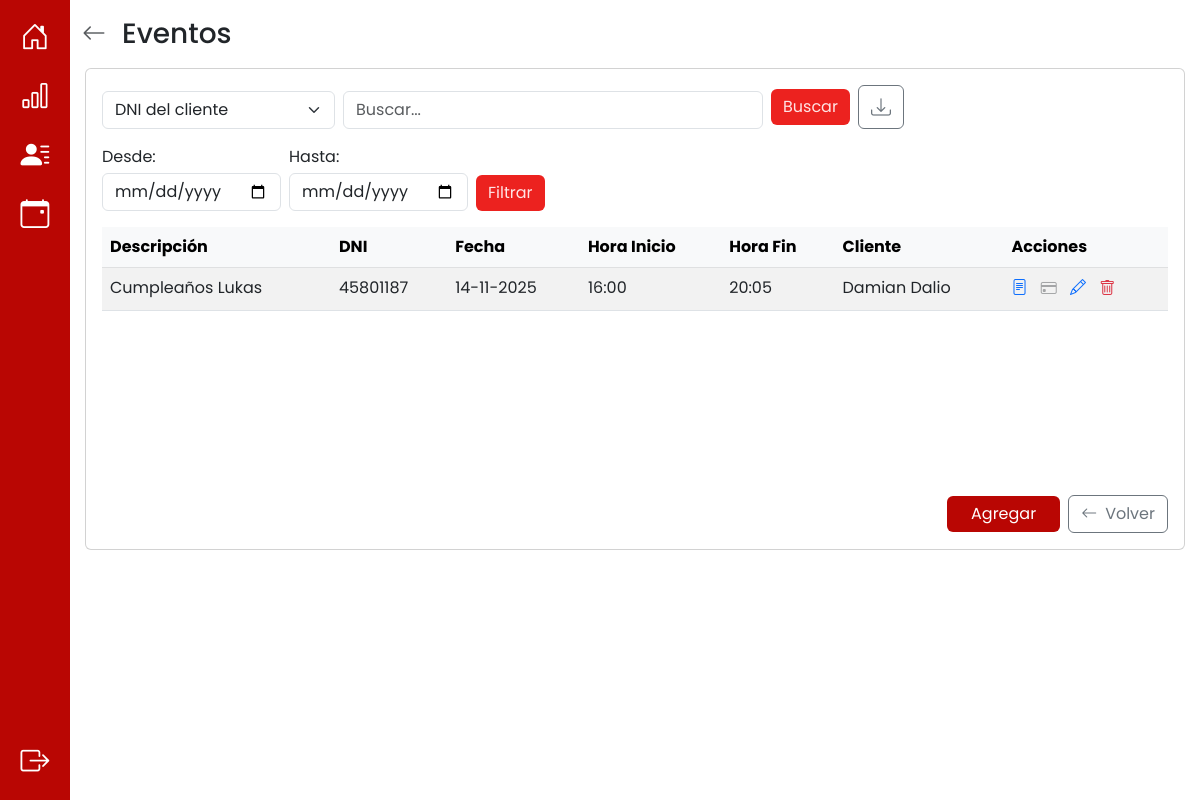
Before: /eventos/ (signed in) with the older database file.
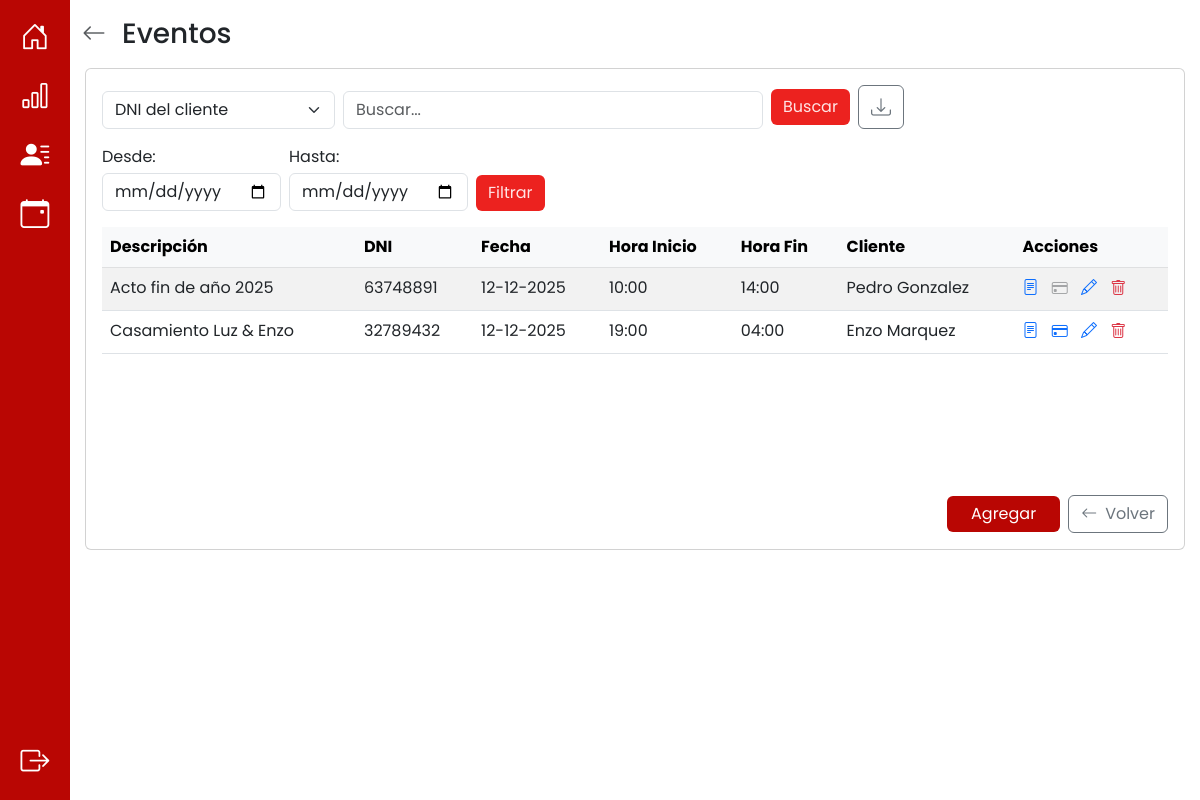
After: the same page with the newer database file.
### app/models.py (models this page shows, shortened)
class Evento(db.Model):
    __tablename__ = 'evento'
    id_evento = db.Column(db.Integer, primary_key=True, autoincrement=True)
    descripcion = db.Column(db.String(100))
    fecha_inicio = db.Column(db.DateTime, nullable=False)
    fecha_fin = db.Column(db.DateTime, nullable=False)
    observaciones = db.Column(db.String(100))
    monto_total = db.Column(db.Numeric(10, 2), nullable=False)
    adeuda = db.Column(db.Boolean, default=True) #esto se actualiza cuando todos los pagos == monto total
    nro_recibo = db.Column(db.Integer) #esto se actualiza cuando todos los pagos == monto total
    dni = db.Column(db.String(20), db.ForeignKey('cliente.dni'), nullable=False)
    id_responsable_apertura = db.Column(db.Integer, db.ForeignKey('responsable_llave.id_responsable'))
    id_responsable_cierre = db.Column(db.Integer, db.ForeignKey('responsable_llave.id_responsable'))
    usuario_creacion = db.Column(db.String(10), db.ForeignKey('cuenta.nombre_usuario'), nullable=False)
    cliente = db.relationship('Cliente', back_populates='eventos')
    responsable_apertura = db.relationship('ResponsableLlave', foreign_keys=[id_responsable_apertura], back_populates='eventos_apertura')
    responsable_cierre = db.relationship('ResponsableLlave', foreign_keys=[id_responsable_cierre], back_populates='eventos_cierre')
    usuario = db.relationship('Cuenta', back_populates='eventos')
    pagos = db.relationship('Pago', back_populates='evento', cascade="all, delete-orphan")
    auditorias_evento = db.relationship('AuditoriaEvento', back_populates='evento', cascade="all, delete-orphan")

class Cliente(db.Model):
    __tablename__ = 'cliente'
    dni = db.Column(db.String(20), primary_key=True)
    nombre = db.Column(db.String(20), nullable=False)
    apellido = db.Column(db.String(20), nullable=False)
    telefono = db.Column(db.String(15), nullable=False)
    institucion = db.Column(db.String(40), nullable=True)
    eventos = db.relationship('Evento', back_populates='cliente', cascade="all, delete-orphan")

### app/routes/eventos_routes.py (the view)
@eventos_bp.route("/", methods=["GET"])
def eventos():
    try:
        eventos = Evento.query.all()
        return render_template('eventos.html', eventos = eventos)
    except Exception as e:
        print(f"Error al cargar eventos: {str(e)}")
        return render_template("eventos.html", mensaje="Error al cargar eventos")

### app/models.py (called while the page is built)
    def es_administrador(self):
        return Administrador.query.filter_by(nombre_usuario=self.nombre_usuario).first() is not None

### app/templates/eventos.html (shortened to what this page needs)
{% extends 'base.html' %} {% block title %} Eventos {% endblock %} {% block
content %}
<div
  class="toast-container position-fixed top-0 end-0 p-3"
  style="z-index: 1100"
>
</div>
<div class="container py-3">
  <div class="d-flex align-items-center mb-3">
    <a
      href="{{ url_for('auth.inicio') }}"
      class="text-muted me-3"
      aria-label="Volver"
    >
      <i class="bi bi-arrow-left fs-4"></i>
    </a>
    <h3 class="m-0">Eventos</h3>
  </div>
  <div class="d-flex justify-content-center">
    <div class="card w-100" style="max-width: 1100px">
      <div class="card-body d-flex flex-column" style="min-height: 60vh">
        <div class="row mb-3">
          <div class="col-12">
            <form
              action="{{ url_for('eventos_bp.buscar_evento_campo') }}"
              method="POST"
              class="d-flex gap-2 align-items-end"
            >
              <div>
                <select name="campo" id="campo" class="form-select">
                  <option value="dni" selected>DNI del cliente</option>
                </select>
              </div>
              <div class="flex-grow-1" style="max-width: 420px">
                <input
                  type="search"
                  name="valor"
                  id="valor"
                  class="form-control"
                  placeholder="Buscar..."
                  aria-label="Buscar"
                  value="{{ valor if valor else '' }}"
                />
              </div>
              <div class="d-flex align-items-center">
                <button type="submit" class="btn btn-custom me-2">
                  Buscar
                </button>
                <button
                  type="button"
                  id="downloadPdfBtn"
                  class="btn btn-outline-secondary"
                  title="Descargar lista (PDF)"
                >
                  <i class="bi bi-download fs-5"></i>
                </button>
              </div>
            </form>
          </div>
        </div>
        <div class="row mb-3">
          <div class="col-12">
            <form
              action="{{ url_for('eventos_bp.rango_eventos_por_fecha') }}"
              method="GET"
              class="d-flex gap-2 align-items-end"
            >
              <div>
                <label class="form-label mb-1">Desde:</label>
                <input
                  type="date"
                  id="desde"
                  name="desde"
                  class="form-control"
                />
              </div>
              <div>
                <label class="form-label mb-1">Hasta:</label>
                <input
                  type="date"
                  id="hasta"
                  name="hasta"
                  class="form-control"
                />
              </div>
              <div class="align-self-end">
                <button type="submit" class="btn btn-custom">Filtrar</button>
              </div>
            </form>
          </div>
        </div>
        <div class="row flex-grow-1 mb-3">
          <div class="col-12">
            <div style="max-height: 50vh; overflow: auto">
              <table class="table table-striped table-hover mb-0">
                <thead
                  class="table-light position-sticky top-0"
                  style="z-index: 1"
                >
                  <tr>
                    <th>Descripción</th>
                    <th>DNI</th>
                    <th>Fecha</th>
                    <th>Hora Inicio</th>
                    <th>Hora Fin</th>
                    <th>Cliente</th>
                    <th>Acciones</th>
                  </tr>
                </thead>
                <tbody>
                  {% for evento in eventos %}
                  <tr>
                    <td>{{evento.descripcion}}</td>
                    <td class="td-dni">{{ evento.dni }}</td>
                    <td>
                      {{ evento.fecha_inicio.strftime('%d-%m-%Y') if
                      evento.fecha_inicio else 'N/A' }}
                    </td>
                    <td>
                      {{ evento.fecha_inicio.strftime('%H:%M') if
                      evento.fecha_inicio else 'N/A' }}
                    </td>
                    <td>
                      {{ evento.fecha_fin.strftime('%H:%M') if evento.fecha_fin
                      else 'N/A' }}
                    </td>
                    <td>
                      {{ evento.cliente.nombre }} {{ evento.cliente.apellido }}
                    </td>
                    <td class="acciones">
                      <a
                        href="{{ url_for('eventos_bp.detalles_evento', id_evento=evento.id_evento) }}"
                        class="me-2"
                        title="Ver detalles"
                        ><i class="bi bi-file-text"></i
                      ></a>
                      {% if current_user.es_administrador() %}
                      {% set deuda = evento.monto_total - (evento.pagos |
                      map(attribute='monto_pago') | sum) %} {% if evento.adeuda
                      and deuda > 0 %}
                      <button
                        type="button"
                        class="me-2 btn btn-link p-0 openAddPaymentBtn"
                        title="Agregar pago"
                        data-action="{{ url_for('ingresos.agregar_pago', id_evento=evento.id_evento) }}"
                        data-id="{{ evento.id_evento }}"
                        data-descripcion="{{ evento.descripcion | e }}"
                        data-monto="{{ evento.monto_total }}"
                        data-monto-deuda="{{ deuda }}"
                        data-adeuda="{{ '1' if evento.adeuda else '0' }}"
                        data-cliente-nombre="{{ evento.cliente.nombre if evento.cliente is defined else '' }}"
                        data-cliente-apellido="{{ evento.cliente.apellido if evento.cliente is defined else '' }}"
                        data-cliente-dni="{{ evento.cliente.dni if evento.cliente is defined else '' }}"
                        data-responsable-nombre="{{ evento.responsable_apertura.nombre if evento.responsable_apertura is defined else '' }}"
                        data-responsable-apellido="{{ evento.responsable_apertura.apellido if evento.responsable_apertura is defined else '' }}"
                      >
                        <i class="bi bi-credit-card"></i>
                      </button>
                      {% else %}
                      <button
                        type="button"
                        class="me-2 btn btn-link p-0"
                        title="Pago completo"
                        disabled
                        style="opacity: 0.5; cursor: not-allowed"
                      >
                        <i class="bi bi-credit-card text-muted"></i>
                      </button>
                      {% endif %}
                      <a
                        href="{{ url_for('eventos_bp.editar_evento', id_evento=evento.id_evento) }}"
                        class="me-2"
                        title="Editar evento"
                        ><i class="bi bi-pencil"></i
                      ></a>
                      <form
                        action="{{ url_for('eventos_bp.eliminar_evento', id_evento=evento.id_evento) }}"
                        method="POST"
                        style="display: inline"
                      >
                        <button
                          type="submit"
                          class="btn btn-link p-0 text-danger"
                          title="Eliminar evento"
                          onclick="return confirm('¿Seguro que querés eliminar este evento?')"
                        >
                          <i class="bi bi-trash"></i>
                        </button>
                      </form>
                      {% endif %}
                    </td>
                  </tr>
                  {% else %}
                  <tr>
                    <td colspan="7" class="text-center py-4">
                      No hay eventos cargados
                    </td>
                  </tr>
                  {% endfor %}
                </tbody>
              </table>
            </div>
          </div>
        </div>
        <div class="row">
          <div class="col-md-8 d-flex flex-column justify-content-center">
          </div>
          <div
            class="col-md-4 d-flex justify-content-end align-items-center gap-2"
          >
            <a
              href="{{ url_for('eventos_bp.agregar_evento') }}"
              class="btn px-4"
              style="background-color: #b90603; color: white; border: none"
            >
              Agregar
            </a>
            <a
              href="{{ url_for('eventos_bp.eventos') }}"
              class="btn btn-outline-secondary"
            >
              <i class="bi bi-arrow-left me-2"></i>Volver
            </a>
          </div>
        </div>
      </div>
    </div>
  </div>
</div>
{% endblock %}

### app/templates/base.html (shortened to what this page needs)
<!DOCTYPE html>
<html>
  <head>
    <link
      href="https://cdn.jsdelivr.net/npm/bootstrap@5.3.0/dist/css/bootstrap.min.css"
      rel="stylesheet"
    />
    <link
      href="https://cdn.jsdelivr.net/npm/bootstrap-icons@1.11.3/font/bootstrap-icons.css"
      rel="stylesheet"
    />
    <link
      rel="stylesheet"
      href="{{ url_for('static', filename='css/style.css') }}"
    />
    {% block extra_head %}
    <link
      href="https://cdn.jsdelivr.net/npm/fullcalendar@6.1.8/index.global.min.css"
      rel="stylesheet"
    />
    <link
      href="{{ url_for('static', filename='css/calendar.css') }}"
      rel="stylesheet"
    />
    {% endblock %} {% block styles %}{% endblock %}
  </head>
  <body>
    <div class="layout-with-sidebar">
      <nav class="sidebar bg-pry p-3" aria-label="Barra lateral">
        <ul class="nav flex-column align-items-center h-100" style="gap: 1rem">
          <li
            class="nav-item {% if active_page == 'inicio' %}active-nav{% endif %}"
          >
            <a
              class="nav-link p-0"
              href="{{ url_for('auth.inicio') }}"
              title="Inicio"
            >
              <i
                class="bi bi-house-door {% if active_page == 'inicio' %}text-secondary{% else %}text-white{% endif %}"
                style="font-size: 1.8rem"
              >
              </i>
            </a>
          </li>
          {% if current_user.es_administrador() %}
          <li
            class="nav-item {% if active_page == 'ingresos' %}active-nav{% endif %}"
          >
            <a
              class="nav-link p-0"
              href="{{ url_for('ingresos.ingresos') }}"
              title="Ingresos"
            >
              <i
                class="bi bi-bar-chart {% if active_page == 'ingresos' %}text-secondary{% else %}text-white{% endif %}"
                style="font-size: 1.8rem"
              >
              </i>
            </a>
          </li>
          <li
            class="nav-item {% if active_page == 'cuentas' %}active-nav{% endif %}"
          >
            <a
              class="nav-link p-0"
              href="{{ url_for('cuentas.cuentas') }}"
              title="Cuentas"
            >
              <i
                class="bi bi-person-lines-fill {% if active_page == 'cuentas' %}text-secondary{% else %}text-white{% endif %}"
                style="font-size: 1.8rem"
              >
              </i>
            </a>
          </li>
          {% endif %}
          <li
            class="nav-item {% if active_page == 'eventos' %}active-nav{% endif %}"
          >
            <a
              class="nav-link p-0"
              href="{{ url_for('eventos_bp.eventos') }}"
              title="Eventos"
            >
              <i
                class="bi bi-calendar-event {% if active_page == 'eventos' %}text-secondary{% else %}text-white{% endif %}"
                style="font-size: 1.8rem"
              ></i>
            </a>
          </li>
          <li class="nav-item mt-auto">
            <a
              class="nav-link p-0 text-white"
              href="{{ url_for('auth.salir') }}"
              title="Cerrar sesión"
            >
              <i
                class="bi bi-box-arrow-right text-white"
                style="font-size: 1.8rem"
              ></i>
            </a>
          </li>
        </ul>
      </nav>
      <main class="main-content flex-grow-1">
        {% block content %}{% endblock %}
      </main>
    </div>
  </body>
</html>

### app/static/css/style.css (style rules this page uses)
:root { --color-primario: #b90603; --color-hover: #ffe4e4; --color-btn: #ec221f; }
html, body { height: 100%; margin: 0; overflow-x: hidden; }
body { font-family: "Poppins", sans-serif; font-weight: 400; font-style: normal; margin: 0; padding: 0; }
.layout-with-sidebar { display: flex; align-items: stretch; min-height: 100vh; }
.sidebar { width: 70px; display: flex; flex-direction: column; align-items: center; padding-top: 1rem; padding-bottom: 1rem; height: auto; overflow-y: auto; }
.main-content { flex: 1; min-height: 0; background: transparent; padding: 0; }
.btn-custom { background-color: var(--color-btn); color: var(--color-hover); border: none; transition: background 0.2s; }
.bg-pry { background-color: var(--color-primario); }

Changed rows visible on the page:
changed Evento: descripcion "Cumpleaños Lukas" → "Acto fin de año 2025"; dni "45801187" → "63748891"; fecha_inicio "14-11-2025" → "12-12-2025"; fecha_inicio "16:00" → "10:00"; fecha_fin "20:05" → "14:00"; cliente.nombre "Damian" → "Pedro"; cliente.apellido "Dalio" → "Gonzalez"
added Evento: descripcion "Casamiento Luz & Enzo", dni "32789432", fecha_inicio "12-12-2025", fecha_inicio "19:00", fecha_fin "04:00", cliente.nombre "Enzo", cliente.apellido "Marquez"
